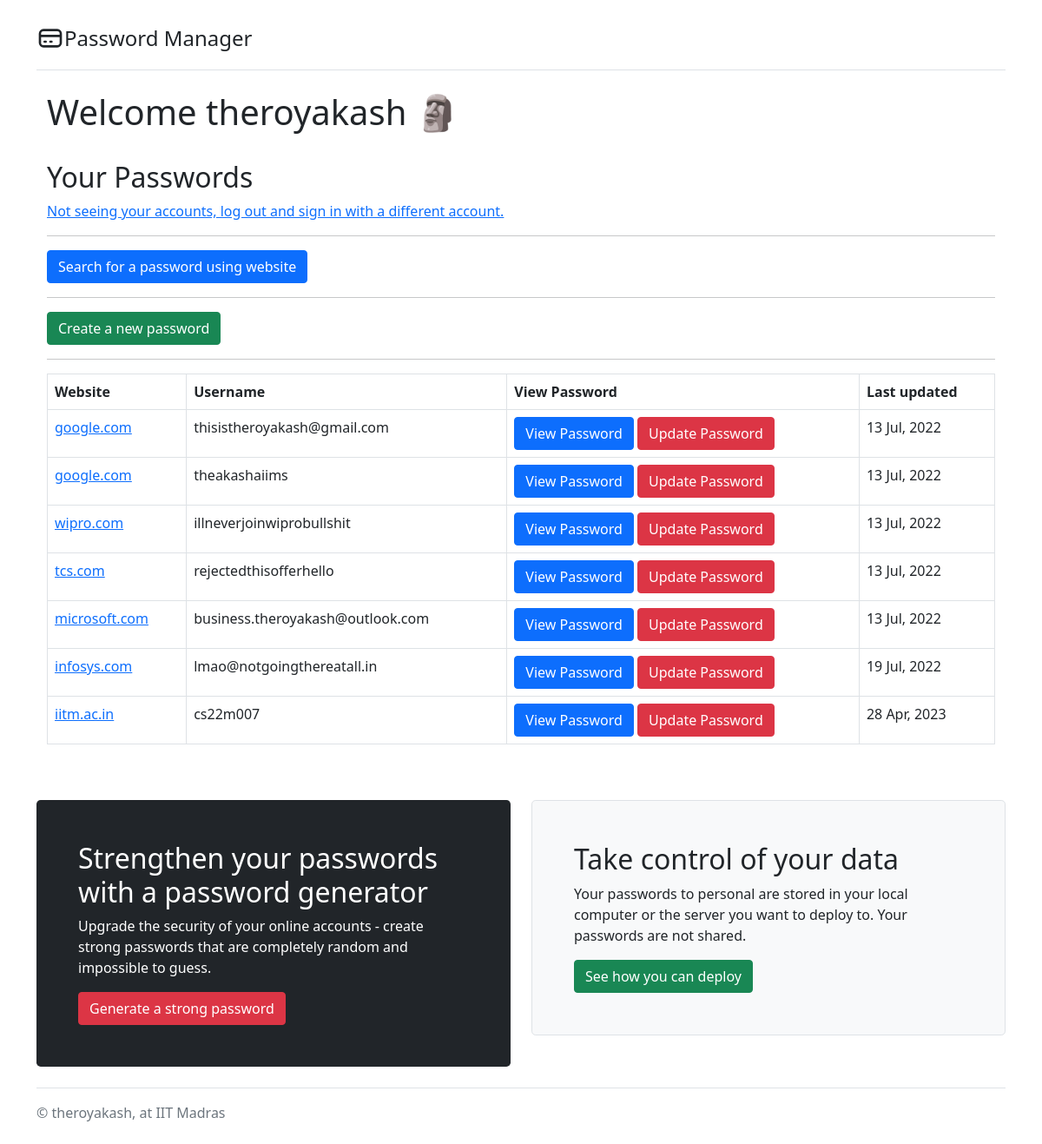
The page /vault (signed in) on the database its author committed.
### tables this page shows
CREATE TABLE "passwords" (
            "id"	INTEGER PRIMARY KEY AUTOINCREMENT,
            "website"	TEXT NOT NULL,
            "username"	TEXT NOT NULL,
            "password"	TEXT,
            "last_updated"	TEXT,
            "userid" INTEGER
        );

### server.py (the view)
@flask_app.route("/vault", methods=["GET"])
@login_required
def vault():
    username:str = session.get('username')
    currentlySignedUserID = session.get('userid')
    passwords = database.get_all_passwords(currentlySignedUserID)
    return render_template("vault.html", username=username, passwords=passwords)

### database.py (called while the page is built)
def get_all_passwords(currentlySignedUserID:int):
    connection = sqlite3.connect(f"{HERE}/db/database.db")
    cursor = connection.cursor()
    with connection:
        cursor.execute(f"SELECT * FROM passwords where userid={currentlySignedUserID}")
        fetched_data = cursor.fetchall()
    return fetched_data

### loginrequired.py (called while the page is built)
def login_required(f):
    @wraps(f)
    def decorated_function(*args, **kwargs):
        if session.get("username") is None:
            return redirect("/login")
        return f(*args, **kwargs)
    return decorated_function

### server.py (called while the page is built)
@flask_app.after_request
def after_request(response):
    response.headers["Cache-Control"] = "no-cache, no-store, must-revalidate"
    response.headers["Expires"] = 0
    response.headers["Pragma"] = "no-cache"
    return response

### templates/vault.html (shortened to what this page needs)
{% extends "base.html" %}
{% block body %}
<main>
    <div class="container p-10">
        <h1>Welcome {{username}} 🗿</h1>
        <br>
        <h2>Your Passwords</h2>
        <a href="/logout">Not seeing your accounts, log out and sign in with a different account.</a>
        <hr>
        <button type="button" class="btn btn-primary" data-bs-toggle="modal" data-bs-target="#searchPassword">Search for a password using website</button>
        <hr>
        <button type="button" class="btn btn-success" data-bs-toggle="modal" data-bs-target="#addApassword">Create a new
            password</button>
        <br>
        <hr>
        <table class="table table-bordered">
            <thead>
                <tr>
                    <th scope="col">Website</th>
                    <th scope="col">Username</th>
                    <th scope="col">View Password</th>
                    <th scope="col">Last updated</th>
                </tr>
            </thead>
            <tbody>
                {%for password in passwords%}
                <tr>
                    <td><a href="https://www.{{password[1]}}">{{password[1]}}</td>
                    <td>{{password[2]}}</td>
                    <td><button type="button" class="btn btn-primary" data-bs-toggle="modal"
                            data-bs-target="#mymodal{{password[0]}}">
                            View Password</button>
                        </button> <button data-bs-toggle="modal" data-bs-target="#updatePassword{{password[0]}}"
                            class="btn btn-danger">Update Password</button></td>
                    <td>{{password[4]}}</td>
                </tr>
                {%endfor%}
            </tbody>
        </table>
    </div>
</main>
{% endblock %}

### rows shown on the page
passwords: website "google.com", username "thisistheroyakash@gmail.com", last_updated "13 Jul, 2022"
passwords: website "google.com", username "theakashaiims", last_updated "13 Jul, 2022"
passwords: website "wipro.com", username "illneverjoinwiprobullshit", last_updated "13 Jul, 2022"
passwords: website "tcs.com", username "rejectedthisofferhello", last_updated "13 Jul, 2022"
passwords: website "microsoft.com", username "business.theroyakash@outlook.com", last_updated "13 Jul, 2022"
passwords: website "infosys.com", username "lmao@notgoingthereatall.in", last_updated "19 Jul, 2022"
passwords: website "iitm.ac.in", username "cs22m007", last_updated "28 Apr, 2023"

### other values the page prints
{{ username }} "theroyakash"
